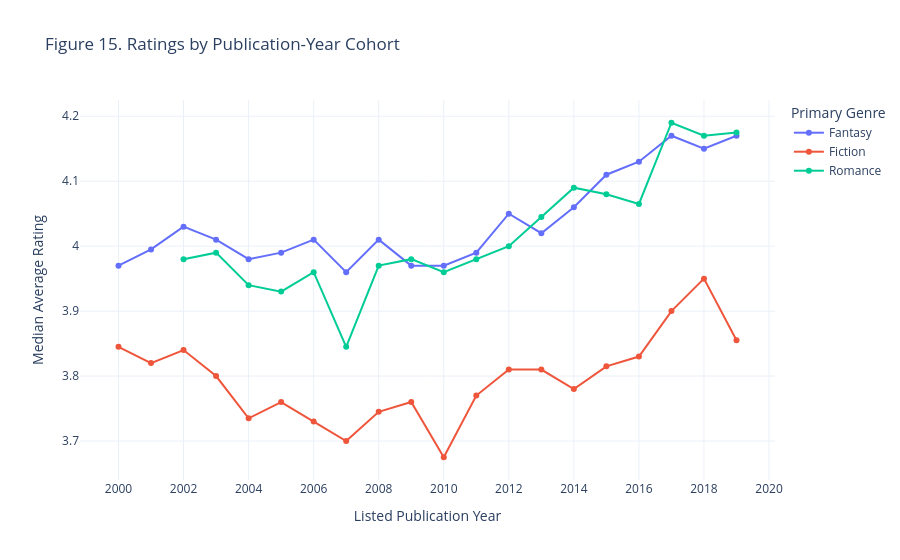

Source (notebook cell):
### Markdown cell above
### Figure 15. Line Chart

### Code cell
yearly = (
    threegenredata
    .groupby(["year", "genre"])
    .agg(
        median_rating=("average_rating", "median"),
        book_count=("title", "size")
    )
    .reset_index()
)

yearly = yearly.loc[
    yearly["book_count"] >= 30
]

fig = px.line(
    yearly,
    x="year",
    y="median_rating",
    color="genre",
    markers=True,
    hover_data={"book_count": True},
    labels={
        "year": "Listed Publication Year",
        "median_rating": "Median Average Rating",
        "genre": "Primary Genre",
        "book_count": "Number of Books"
    },
    title="Figure 15. Ratings by Publication-Year Cohort",
    template="plotly_white"
)

fig.update_xaxes(dtick=2)
fig.show()

### Figure 1 — Plotly figure (JSON) as saved in the notebook; plotly's stock layout.template omitted (floating-point values rounded to 4 significant figures)
{"data": [{"customdata": [[72], [86], [89], [138], [129], [166], [170], [206], [178], [209], [256], [289], [309], [259], [226], [250], [166], [115], [108], [75]], "hovertemplate": "Primary Genre=Fantasy<br>Listed Publication Year=%{x}<br>Median Average Rating=%{y}<br>Number of Books=%{customdata[0]}<extra></extra>", "legendgroup": "Fantasy", "line": {"color": "#636efa", "dash": "solid"}, "marker": {"symbol": "circle"}, "mode": "lines+markers", "name": "Fantasy", "orientation": "v", "showlegend": true, "type": "scatter", "x": [2000, 2001, 2002, 2003, 2004, 2005, 2006, 2007, 2008, 2009, 2010, 2011, 2012, 2013, 2014, 2015, 2016, 2017, 2018, 2019], "xaxis": "x", "y": [3.97, 3.995, 4.03, 4.01, 3.98, 3.99, 4.01, 3.96, 4.01, 3.97, 3.97, 3.99, 4.05, 4.02, 4.06, 4.11, 4.13, 4.17, 4.15, 4.17], "yaxis": "y"}, {"customdata": [[120], [119], [133], [126], [138], [143], [141], [143], [160], [152], [152], [138], [149], [142], [117], [88], [77], [65], [58], [30]], "hovertemplate": "Primary Genre=Fiction<br>Listed Publication Year=%{x}<br>Median Average Rating=%{y}<br>Number of Books=%{customdata[0]}<extra></extra>", "legendgroup": "Fiction", "line": {"color": "#EF553B", "dash": "solid"}, "marker": {"symbol": "circle"}, "mode": "lines+markers", "name": "Fiction", "orientation": "v", "showlegend": true, "type": "scatter", "x": [2000, 2001, 2002, 2003, 2004, 2005, 2006, 2007, 2008, 2009, 2010, 2011, 2012, 2013, 2014, 2015, 2016, 2017, 2018, 2019], "xaxis": "x", "y": [3.845, 3.82, 3.84, 3.8, 3.735, 3.76, 3.73, 3.7, 3.745, 3.76, 3.675, 3.77, 3.81, 3.81, 3.78, 3.815, 3.83, 3.9, 3.95, 3.855], "yaxis": "y"}, {"customdata": [[41], [33], [44], [49], [43], [60], [73], [74], [97], [161], [268], [450], [393], [234], [146], [103], [59], [42]], "hovertemplate": "Primary Genre=Romance<br>Listed Publication Year=%{x}<br>Median Average Rating=%{y}<br>Number of Books=%{customdata[0]}<extra></extra>", "legendgroup": "Romance", "line": {"color": "#00cc96", "dash": "solid"}, "marker": {"symbol": "circle"}, "mode": "lines+markers", "name": "Romance", "orientation": "v", "showlegend": true, "type": "scatter", "x": [2002, 2003, 2004, 2005, 2006, 2007, 2008, 2009, 2010, 2011, 2012, 2013, 2014, 2015, 2016, 2017, 2018, 2019], "xaxis": "x", "y": [3.98, 3.99, 3.94, 3.93, 3.96, 3.845, 3.97, 3.98, 3.96, 3.98, 4.0, 4.045, 4.09, 4.08, 4.065, 4.19, 4.17, 4.175], "yaxis": "y"}], "layout": {"legend": {"title": {"text": "Primary Genre"}, "tracegroupgap": 0}, "title": {"text": "Figure 15. Ratings by Publication-Year Cohort"}, "xaxis": {"anchor": "y", "domain": [0, 1], "dtick": 2, "title": {"text": "Listed Publication Year"}}, "yaxis": {"anchor": "x", "domain": [0, 1], "title": {"text": "Median Average Rating"}}}}
